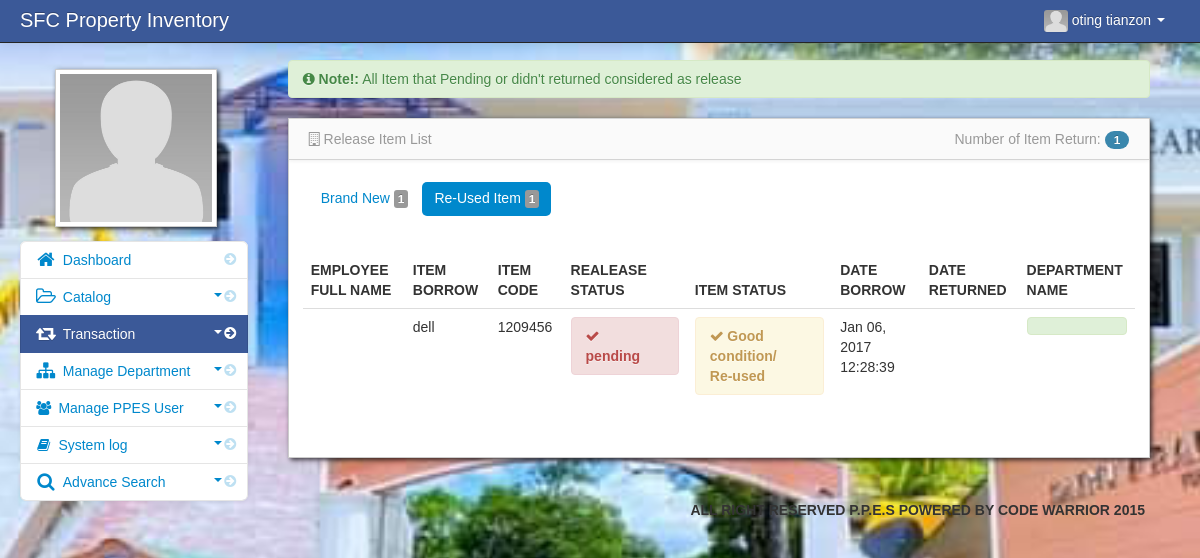
Page /admin/vie_release_reuse_item.php (signed in) on the committed database.
### tables this page shows
CREATE TABLE `user` (
  `user_id` int(11) NOT NULL,
  `firstname` varchar(100) NOT NULL,
  `middlename` varchar(100) NOT NULL,
  `lastname` varchar(100) NOT NULL,
  `username` varchar(100) NOT NULL,
  `password` varchar(100) NOT NULL,
  `adminthumbnails` varchar(128) NOT NULL
);

CREATE TABLE `release_details` (
  `release_details_id` int(11) NOT NULL,
  `dep_id` int(128) NOT NULL,
  `item_id` int(11) NOT NULL,
  `release_id` int(11) NOT NULL,
  `release_status` varchar(128) NOT NULL,
  `remarks` varchar(128) NOT NULL,
  `date_return` datetime NOT NULL
);

CREATE TABLE `item` (
  `item_id` int(11) NOT NULL,
  `item_serial` int(11) NOT NULL,
  `item_name` varchar(100) NOT NULL,
  `item_qty` varchar(20) DEFAULT NULL,
  `item_brand` varchar(100) NOT NULL,
  `item_description` varchar(100) NOT NULL,
  `item_status` varchar(100) NOT NULL,
  `created_at` datetime NOT NULL DEFAULT current_timestamp()
);

CREATE TABLE `tbl_release` (
  `release_id` int(11) NOT NULL,
  `client_id` int(11) NOT NULL,
  `date_borrow` datetime NOT NULL
);

### admin/session.php (called while the page is built, shortened)
<?php
$session_id=$_SESSION['id'];
?>

### admin/vie_release_reuse_item.php (the view, shortened to what this page needs)
<?php include('header.php'); ?>
<?php include('session.php'); ?>
    <body>
		<?php include('navbar.php') ?>
        <div class="container-fluid">
            <div class="row-fluid">
				<?php include('transaction_sidebar.php'); ?>
                <div class="span9" id="content">
                     <div class="row-fluid">
			<div class="empty">
                    <div class="alert alert-success alert-dismissable">
                         <i class="icon-info-sign"></i>  <strong>Note!:</strong> All Item that Pending or didn't returned considered as release
                    </div>
               </div>
            <div id="block_bg" class="block">
                  <div class="navbar navbar-inner block-header">
								    <div class="muted pull-left"><i class="icon-reorder icon-building"></i> Release Item List</div>
                                <div id="" class="muted pull-right">
								<?php
								$return_item = mysqli_query($conn,"select * from release_details
				                 LEFT JOIN item ON release_details.item_id = item.item_id
	                             LEFT JOIN tbl_release ON release_details.release_id=tbl_release.release_id
								 LEFT JOIN client ON tbl_release.client_id=client.client_id
								 LEFT JOIN department ON release_details.dep_id=department.dep_id
		                        where release_status='pending' and  remarks='/ Re-used' ORDER BY release_details.release_details_id DESC")or die(mysqli_error());
								$count_my_item = mysqli_num_rows($return_item);?>
								Number of Item Return: <span class="badge badge-info"><?php echo $count_my_item; ?></span>
								</div>
                    </div>
<div class="container-fluid">
 <div class="row-fluid">
	  	<div class="pull-Left">
	    <ul class="nav nav-pills">
		        <?php
	           $count_item=mysqli_query($conn,"select * from release_details
				                 LEFT JOIN item ON release_details.item_id = item.item_id
	                             LEFT JOIN tbl_release ON release_details.release_id=tbl_release.release_id
								 LEFT JOIN client ON tbl_release.client_id=client.client_id
								 LEFT JOIN department ON release_details.dep_id=department.dep_id
		                        where release_status='pending' and  remarks=' / Brand new' ORDER BY release_details.release_details_id DESC");
	           $count = mysqli_num_rows($count_item);
               ?>
		      <li class="">
			     <a href="View_release_item.php">Brand New&nbsp;<span class="label label-default"> <?php echo $count;?></span></a>
		      </li>
		       <?php
	           $count_item=mysqli_query($conn,"select * from release_details
				                 LEFT JOIN item ON release_details.item_id = item.item_id
	                             LEFT JOIN tbl_release ON release_details.release_id=tbl_release.release_id
								 LEFT JOIN client ON tbl_release.client_id=client.client_id
								 LEFT JOIN department ON release_details.dep_id=department.dep_id
		                        where release_status='pending' and  remarks='/ Re-used' ORDER BY release_details.release_details_id DESC");
	           $count = mysqli_num_rows($count_item);
               ?>
				<li class="active">
					<a href="vie_release_reuse_item.php">Re-Used Item&nbsp;<span class="label label-default"> <?php echo $count;?></span></a>
				</li>
			</ul>
	  </div>
	</div>
</div>
<div class="block-content collapse in">
<div class="span12">
	<form action="" method="post">
  	<table cellpadding="0" cellspacing="0" border="0" class="table" id="example">
		<thead>
		     <tr>
					<th>Employee Full Name</th>
					<th>Item Borrow </th>
					<th>Item Code</th>
			        <th>Realease status  </th>
					<th>Item Status  </th>
					<th>Date Borrow  </th>
					<th>Date Returned   </th>
                    <th>Department Name </th>
		    </tr>
		</thead>
<tbody>
 <?php
$returne_item = mysqli_query($conn,"select * from release_details
				                 LEFT JOIN item ON release_details.item_id = item.item_id
	                             LEFT JOIN tbl_release ON release_details.release_id=tbl_release.release_id
								 LEFT JOIN client ON tbl_release.client_id=client.client_id
								 LEFT JOIN department ON release_details.dep_id=department.dep_id
		                        where release_status='pending' and  remarks='/ Re-used' ORDER BY release_details.release_details_id DESC")or die(mysqli_error());
while($row = mysqli_fetch_array($returne_item)){
?>
<tr>
            <td><?php echo $row['firstname']; ?>
		    <?php echo $row['lastname']; ?></td>
		    <td> <?php echo $row['item_name']; ?></td>
			<td><?php echo $row['item_serial']; ?></td>
			<td><?php
		       if($row['release_status']=='pending')
		       {
			   echo '<div class="alert alert-danger"><i class="icon-ok"> </i><strong>'.$row['release_status'].'</strong></div>';
               };
			  ?>
			</td>
		<td><?php
		       if($row['item_status']=='Good condition')
			   {
			   echo '<div class="alert alert-warning"><i class="icon-ok">  </i><strong>'.$row['item_status'].''.$row['remarks'].'</strong></div>';
               }
		       else
			   {
			  echo '<div class="alert alert-success"><i class="icon-ok"></i><strong>'.$row['item_status'].'</strong></div>';
		       };
			  ?>
		</td>
            <td><?php echo date("M d, Y H:i:s",strtotime($row['date_borrow'])); ?></td>
			<td><?php echo ($row['date_return'] == "0000-00-00 00:00:00") ? "" : date("M d, Y H:i:s",strtotime($row['date_return'])); ?></td>
			<td><div class="alert alert-success"><?php echo $row['dep_name']; ?></div></td>
		</tr>
	<?php } ?>
</tbody>
</table>
</form>
              </div>
           </div>
        </div>
     </div>
  </div>
</div>
<?php include('footer.php'); ?>
</div>
<?php include('script.php'); ?>
</body>

### admin/navbar.php (shortened to what this page needs)
<div class="navbar navbar-inverse navbar-fixed-top">
          <div class="navbar-inner">
             <div class="container-fluid">
		 <div class="navbar-header">
                  <span class="brand" href="#">SFC Property Inventory</span>
		 </div>
                  <div class="nav-collapse collapse">
                      <ul class="nav pull-right">
				<?php $query= mysqli_query($conn,"select * from user where user_id = '$session_id'")or die(mysqli_error());
					  $row = mysqli_fetch_array($query);
				?>
                          <li class="dropdown">
                              <a href="#" role="button" class="dropdown-toggle" data-toggle="dropdown"><img id="avatar1" class="img-responsive" src="<?php echo $row['adminthumbnails']; ?>">&nbsp;<?php echo $row['firstname']." ".$row['lastname'];  ?> <i class="caret"></i>
                              </a>
                          </li>
                      </ul>
                  </div>
              </div>
          </div>
      </div>

### admin/transaction_sidebar.php (shortened to what this page needs)
     <div class="span3" id="sidebar">
	              <img id="admin_avatar" class="img-polaroid" src="<?php echo $row['adminthumbnails']; ?>">
                  <ul class="nav nav-list bs-docs-sidenav nav-collapse collapse">
                           <li class="">
						   <a href="dashboard.php"><i class="icon-chevron-right"></i><i class="icon-home icon-large"></i>&nbsp;Dashboard</a>
						   </li>
						 <li class="">
						    <a href="javascript:;" role="button" class="dropdown-toggle" data-toggle="collapse" data-target="#bs"><i class="icon-chevron-right"></i><i class="icon-folder-open-alt icon-large"></i>&nbsp;Catalog
						    <div class="muted pull-right"><i class="caret"></i></div></a>
						</li>
					    <li class="active">
						    <a href="javascript:;" role="button" class="dropdown-toggle" data-toggle="collapse" data-target="#bs2"><i class="icon-chevron-right"></i><i class="icon-retweet icon-large"></i>&nbsp;Transaction
							<div class="muted pull-right"><i class="caret"></i></div></a>
						</li>
						  <li class="">
						    <a href="javascript:;" role="button" class="dropdown-toggle" data-toggle="collapse" data-target="#bs1"><i class="icon-chevron-right"></i><i class="icon-sitemap icon-large"></i>&nbsp;Manage Department
						    <div class="muted pull-right"><i class="caret"></i></div></a>
						</li>
						<li>
						    <a href="javascript:;" role="button" class="dropdown-toggle" data-toggle="collapse" data-target="#bs3"><i class="icon-chevron-right"></i><i class="icon-group"></i>&nbsp;Manage PPES User
							<div class="muted pull-right"><i class="caret"></i></div></a>
						</li>
						<li>
						    <a href="javascript:;" role="button" class="dropdown-toggle" data-toggle="collapse" data-target="#bs4"><i class="icon-chevron-right"></i><i class="icon-book"></i>&nbsp;System log
							<div class="muted pull-right"><i class="caret"></i></div></a>
						</li>
                         <li class="">
                           <a href="javascript:;" role="button" class="dropdown-toggle" data-toggle="collapse" data-target="#bs5"><i class="icon-chevron-right"></i><i class="icon-search icon-large"></i>&nbsp;Advance Search
						   <div class="muted pull-right"><i class="caret"></i></div></a>
                        </li>
                  </ul>
</div>

### admin/assets/styles.css (style rules this page uses)
body { padding-top: 60px; padding-bottom: 40px; background-color: #f5f5f5; }
#content { margin-left:0px; }
.block { background: url("../images/pixel-60fff.png") repeat scroll 0 0 rgba(0, 0, 0, 0) !important; border: 1px solid #ccc; background: white; margin: 1em 0em; border-top: none; -webkit-box-shadow: 2px 2px 5px rgba(0, 0, 6, 0.75); -moz-box-shadow: 2px 2px 5px rgba(0, 0, 6, 0.75); box-shadow: 2px 2px 5px rgba(0, 0, 6, 0.75); }
.block-content { margin: 1em; min-height: .25em; }
.block-header { margin-bottom: 0px; border-right: none; border-left: none; -webkit-border-radius: 0px; -moz-border-radius: 0px; border-radius: 0px; }
.block-header div { padding-top: 10px; }
.bs-docs-sidenav { max-width: 228px; margin: 30px 0 0; padding: 0; background-color: #fff; -webkit-border-radius: 6px; -moz-border-radius: 6px; border-radius: 6px; -webkit-box-shadow: 0 1px 4px rgba(0,0,0,.065); -moz-box-shadow: 0 1px 4px rgba(0,0,0,.065); box-shadow: 0 1px 4px rgba(0,0,0,.065); }
.bs-docs-sidenav > li > a { display: block; width: 190px \9; margin: 0 0 -1px; padding: 8px 14px; border: 1px solid #e5e5e5; }
.bs-docs-sidenav > li:first-child > a { -webkit-border-radius: 6px 6px 0 0; -moz-border-radius: 6px 6px 0 0; border-radius: 6px 6px 0 0; }
.bs-docs-sidenav > li:last-child > a { -webkit-border-radius: 0 0 6px 6px; -moz-border-radius: 0 0 6px 6px; border-radius: 0 0 6px 6px; }
.bs-docs-sidenav > .active > a { position: relative; z-index: 2; padding: 9px 15px; border: 0; text-shadow: 0 1px 0 rgba(0,0,0,.15); -webkit-box-shadow: inset 1px 0 0 rgba(0,0,0,.1), inset -1px 0 0 rgba(0,0,0,.1); -moz-box-shadow: inset 1px 0 0 rgba(0,0,0,.1), inset -1px 0 0 rgba(0,0,0,.1); box-shadow: inset 1px 0 0 rgba(0,0,0,.1), inset -1px 0 0 rgba(0,0,0,.1); }
.bs-docs-sidenav .icon-chevron-right { float: right; margin-top: 2px; margin-right: -6px; opacity: .25; }
.bs-docs-sidenav .active .icon-chevron-right, .bs-docs-sidenav .active a:hover .icon-chevron-right { opacity: 1; }

### rows in the picture
user: adminthumbnails (placeholder picture), firstname "oting", lastname "tianzon"
release_details: item.item_name "dell", item.item_serial "1209456", release_status "pending", item.item_status "Good condition", remarks "/ Re-used", release.date_borrow "Jan 06, 2017 12:28:39"

### other values in the picture
$count_my_item "1"
$count "1"
